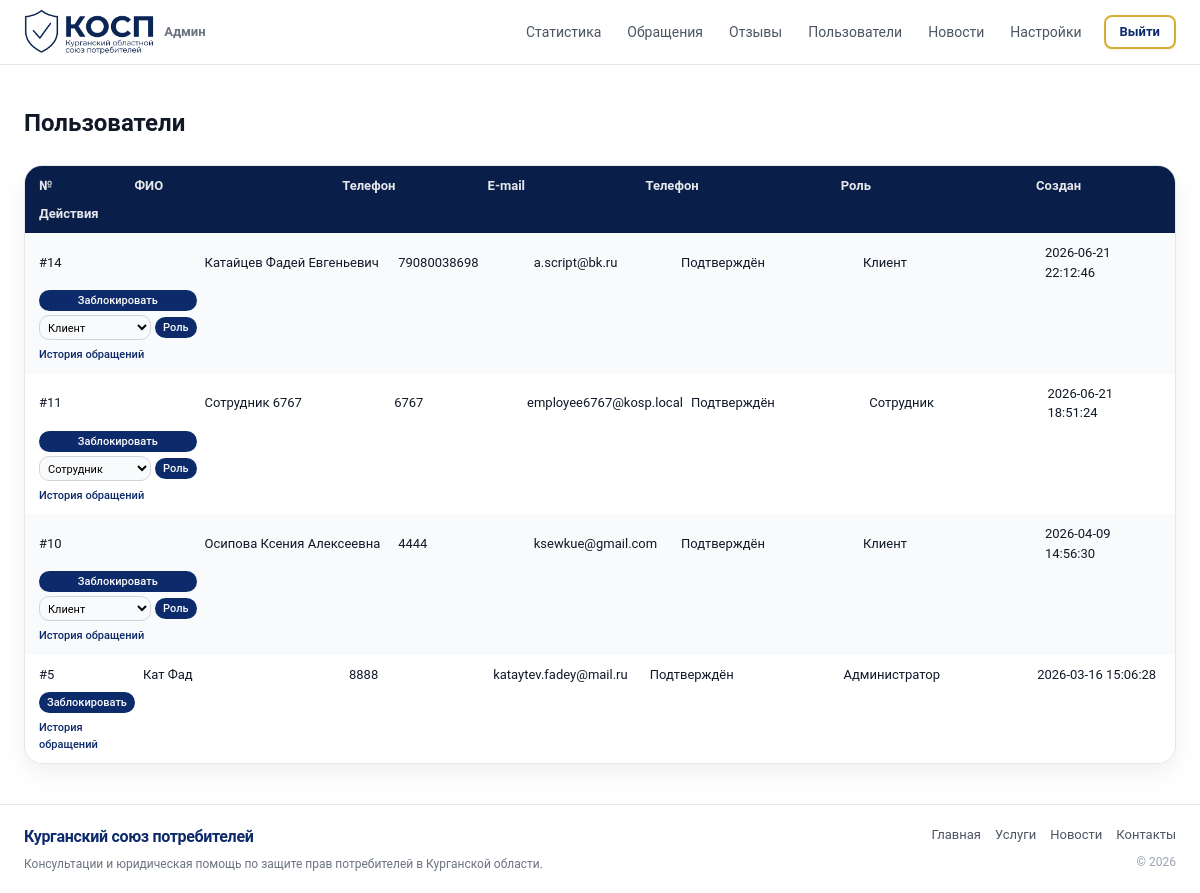
/admin/users.php (signed in), run on the app's committed database.
### tables this page shows
CREATE TABLE `users` (
  `id` int UNSIGNED NOT NULL,
  `name` varchar(255) NOT NULL,
  `email` varchar(255) NOT NULL,
  `phone` varchar(50) DEFAULT NULL,
  `password_hash` varchar(255) NOT NULL,
  `is_phone_confirmed` tinyint(1) NOT NULL DEFAULT '0',
  `role` enum('client','admin','employee') NOT NULL DEFAULT 'client',
  `is_blocked` tinyint(1) NOT NULL DEFAULT '0',
  `created_at` datetime NOT NULL
);

### includes/admin_auth.php (called while the page is built, shortened)
<?php
function admin_staff_id(): int
{
    return (int) $_SESSION['admin_id'];
}
function admin_role_label(string $role): string
{
    $map = [
        'client' => 'Клиент',
        'admin' => 'Администратор',
        'employee' => 'Сотрудник',
    ];
    return $map[$role] ?? $role;
}

### admin/users.php (the view, shortened to what this page needs)
<?php
require_once __DIR__ . '/../db.php';
require_once __DIR__ . '/../includes/admin_auth.php';
$stmt = $pdo->query('SELECT id, name, phone, email, is_phone_confirmed, is_blocked, role, created_at FROM users ORDER BY created_at DESC');
$users = $stmt->fetchAll();
?>
<!DOCTYPE html>
<html lang="ru">
<head>
    <link rel="stylesheet" href="../styles.css" />
</head>
<body>
    <header class="header">
        <div class="container header__inner">
            <?php
            require __DIR__ . '/../includes/logo.php';
            ?>
            <?php require __DIR__ . '/includes/nav.php'; ?>
        </div>
    </header>
    <main class="section section--light">
        <div class="container">
            <div class="section__head">
                <h2>Пользователи</h2>
            </div>
            <?php if (!$users): ?>
                <p>Пользователи отсутствуют.</p>
            <?php else: ?>
                <div class="requests-table">
                    <div class="requests-row requests-row--head">
                        <div>№</div>
                        <div>ФИО</div>
                        <div>Телефон</div>
                        <div>E-mail</div>
                        <div>Телефон</div>
                        <div>Роль</div>
                        <div>Создан</div>
                        <div>Действия</div>
                    </div>
                    <?php foreach ($users as $u): ?>
                        <div class="requests-row">
                            <div>#<?php echo (int) $u['id']; ?></div>
                            <div><?php echo htmlspecialchars($u['name'], ENT_QUOTES, 'UTF-8'); ?></div>
                            <div><?php echo htmlspecialchars($u['phone'], ENT_QUOTES, 'UTF-8'); ?></div>
                            <div><?php echo htmlspecialchars($u['email'], ENT_QUOTES, 'UTF-8'); ?></div>
                            <div>
                                <?php if ((int) $u['is_phone_confirmed'] === 1): ?>
                                    Подтверждён
                                <?php else: ?>
                                    Не подтверждён
                                <?php endif; ?>
                            </div>
                            <div><?php echo htmlspecialchars(admin_role_label((string) $u['role']), ENT_QUOTES, 'UTF-8'); ?></div>
                            <div><?php echo htmlspecialchars($u['created_at'], ENT_QUOTES, 'UTF-8'); ?></div>
                            <div>
                                <form method="post" style="display:flex; flex-direction:column; gap:4px; margin-bottom:4px;">
                                    <?php if ((int) $u['is_blocked'] === 0): ?>
                                        <button type="submit" name="block" value="1" class="btn btn--secondary" style="font-size:11px; padding:4px 8px;">
                                            Заблокировать
                                        </button>
                                    <?php else: ?>
                                        <button type="submit" name="unblock" value="1" class="btn btn--secondary" style="font-size:11px; padding:4px 8px;">
                                            Разблокировать
                                        </button>
                                    <?php endif; ?>
                                </form>
                                <?php if ((int) $u['id'] !== admin_staff_id()): ?>
                                    <form method="post" style="display:flex; gap:4px; align-items:center; margin-bottom:4px;">
                                        <select name="role" style="font-size:11px; padding:4px;">
                                            <option value="client"<?php echo $u['role'] === 'client' ? ' selected' : ''; ?>>Клиент</option>
                                            <option value="employee"<?php echo $u['role'] === 'employee' ? ' selected' : ''; ?>>Сотрудник</option>
                                        </select>
                                        <button type="submit" name="change_role" value="1" class="btn btn--secondary" style="font-size:11px; padding:4px 8px;">
                                            Роль
                                        </button>
                                    </form>
                                <?php endif; ?>
                                <a href="appeals.php?user_id=<?php echo (int) $u['id']; ?>" class="btn btn--link" style="font-size:11px; padding:0;">
                                    История обращений
                                </a>
                            </div>
                        </div>
                    <?php endforeach; ?>
                </div>
            <?php endif; ?>
        </div>
    </main>
    <?php $footerPrefix = '../'; require __DIR__ . '/../includes/footer.php'; ?>
</body>
</html>

### styles.css (style rules this page uses)
*, *::before, *::after { box-sizing: border-box; }
html, body { margin: 0; padding: 0; height: 100%; }
body { font-family: "Roboto", system-ui, -apple-system, BlinkMacSystemFont, "Segoe UI", sans-serif; color: #111827; background: #F8F9FA; line-height: 1.5; min-height: 100vh; display: flex; flex-direction: column; }
main { flex: 1; }
a { color: inherit; text-decoration: none; }
button { font-family: inherit; }
.container { width: 100%; max-width: 1200px; margin: 0 auto; padding: 0 24px; }
.header { position: sticky; top: 0; z-index: 100; background: rgba(255, 255, 255, 0.96); backdrop-filter: blur(12px); border-bottom: 1px solid #e5e7eb; }
.header__inner { display: flex; align-items: center; justify-content: space-between; height: 64px; gap: 24px; }
.section { padding: 40px 0; background: #F8F9FA; scroll-margin-top: 72px; }
.section--light { background: #ffffff; }
.section__head { text-align: left; margin-bottom: 24px; }
.section__head h2 { margin: 0 0 8px; font-size: 24px; }
.btn { display: inline-flex; align-items: center; justify-content: center; padding: 9px 18px; border-radius: 999px; border: none; cursor: pointer; font-size: 14px; font-weight: 500; transition: background 0.18s ease, color 0.18s ease, box-shadow 0.18s ease, transform 0.08s ease; }
.btn--secondary { background: #0D2B6B; color: #f9fafb; }
.btn--link { background: none; color: #0D2B6B; padding: 0; box-shadow: none; }
input[type="text"], input[type="email"], input[type="tel"], input[type="number"], input[type="password"], select, textarea { border-radius: 10px; border: 1px solid #d1d5db; padding: 8px 10px; font-size: 14px; font-family: inherit; outline: none; transition: border-color 0.15s ease, box-shadow 0.15s ease; background: #f9fafb; }
.requests-table { background: #ffffff; border-radius: 18px; border: 1px solid #e5e7eb; box-shadow: 0 10px 24px rgba(15, 23, 42, 0.06); overflow: hidden; }
.requests-row { display: grid; grid-template-columns: 0.7fr 1.6fr 1.1fr 1.2fr 1.5fr 1.5fr 1fr; gap: 8px; padding: 10px 14px; font-size: 13px; align-items: center; }
.requests-row:nth-child(even) { background: #f9fafb; }
.requests-row--head { background: #0a1e4a; color: #e5e7eb; font-weight: 600; }

### data on the page
users: id "14", name "Катайцев Фадей Евгеньевич", phone "79080038698", email "a.script@bk.ru", is_phone_confirmed "Подтверждён", role "Клиент", created_at "2026-06-21 22:12:46", is_blocked "Заблокировать"
users: id "11", name "Сотрудник 6767", phone "6767", email "employee6767@kosp.local", is_phone_confirmed "Подтверждён", role "Сотрудник", created_at "2026-06-21 18:51:24", is_blocked "Заблокировать"
users: id "10", name "Осипова Ксения Алексеевна", phone "4444", email "ksewkue@gmail.com", is_phone_confirmed "Подтверждён", role "Клиент", created_at "2026-04-09 14:56:30", is_blocked "Заблокировать"
users: id "5", name "Кат Фад", phone "8888", email "kataytev.fadey@mail.ru", is_phone_confirmed "Подтверждён", role "Администратор", created_at "2026-03-16 15:06:28", is_blocked "Заблокировать"
